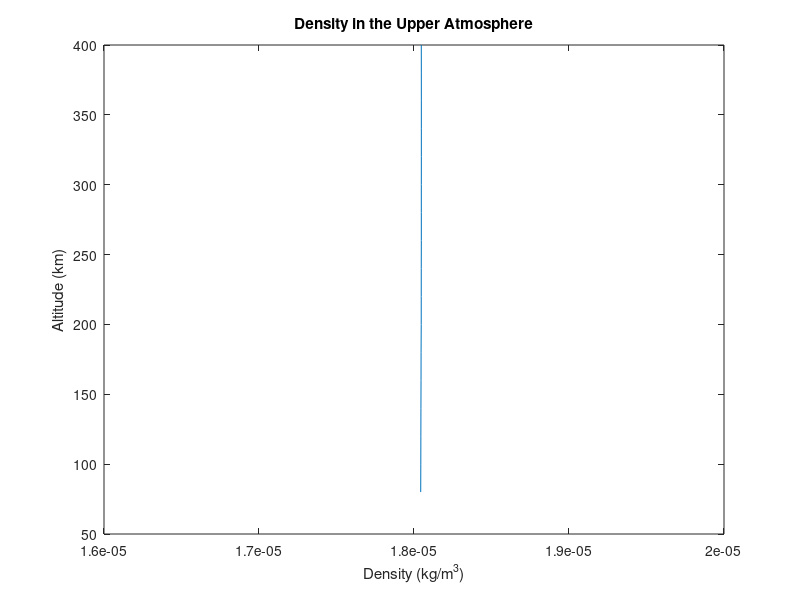
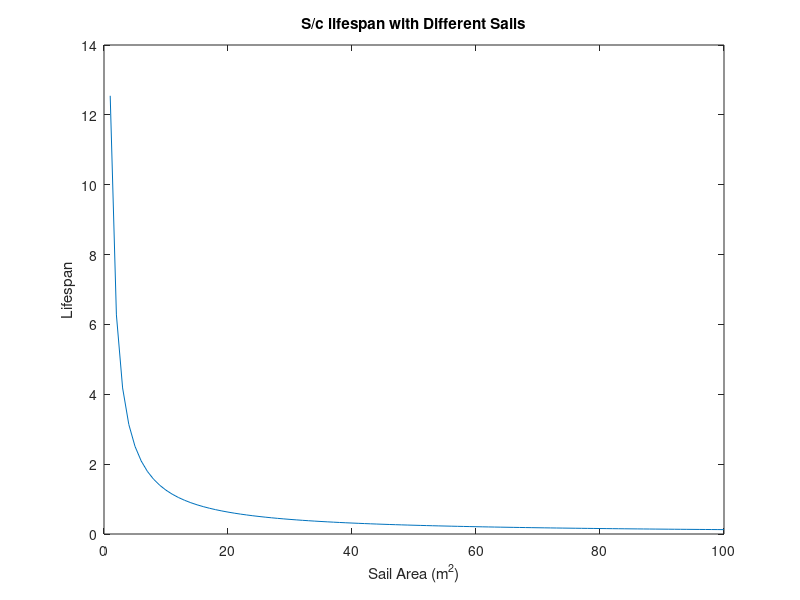

The MATLAB source for these figures, in order:
%% Midterm 1
% Spacecraft Environments
% Liam Hood
function Midterm1Q2()
clc; clear; close all;

AtmosphericTable = [ 80	0.021999025	0.024571135	3.22009E-20	4.11549E-20 ; ...
100	0.021546553	0.024570958	3.06282E-20	4.1155E-20 ; ...
120	0.020572841	0.024107455	2.72417E-20	3.95418E-20 ; ...
140	0.020151824	0.024107237	2.57837E-20	3.95419E-20 ; ...
160	0.02086041	0.025089884	2.82738E-20	4.29638E-20 ; ...
180	0.020421949	0.025089881	2.67765E-20	4.29638E-20 ; ...
200	0.022634086	0.026635973	3.4598E-20	4.83512E-20 ; ...
220	0.021613262	0.025956358	3.11248E-20	4.59902E-20 ; ...
240	0.021135058	0.025173841	2.95466E-20	4.32741E-20 ; ...
260	0.021875748	0.025149913	3.2131E-20	4.31986E-20 ; ...
280	0.020375056	0.024860903	2.70977E-20	4.22018E-20; ...
300	0.018972346	0.024833729	2.24304E-20	4.21212E-20; ...
320	0.018104496	0.02542809	1.97679E-20	4.42149E-20; ...
340	0.017154812	0.025014337	1.70363E-20	4.27978E-20; ...
360	0.016438595	0.024711836	1.60011E-20	4.17767E-20; ...
380	0.01553743	0.024121928	1.40283E-20	3.97589E-20; ...
400	0.014143682	0.02359261	1.3322E-20	3.79628E-20; ...
420	0.01066863	0.022535034	1.24689E-20	3.43184E-20; ...
440	0.007258539	0.021449041	1.06353E-20	3.05727E-20; ...
460	0.00432235	0.020404336	9.03802E-21	2.69659E-20; ...
480	0.00351503	0.019459819	8.28983E-21	2.37016E-20; ...
500	0.003010642	0.018651911	7.961E-21	2.09065E-20; ...
520	0.002177618	0.018116948	7.74687E-21	1.90794E-20; ...
540	0.001817642	0.017637395	7.79726E-21	1.74364E-20; ...
560	0.001737794	0.017266981	8.04958E-21	1.61774E-20; ...
580	0.001645458	0.017042738	8.47109E-21	1.54638E-20; ...
600	0.001588727	0.016836129	9.20218E-21	1.48111E-20 ] ;

AODensity = [ 200	1.00E+16	1.00E+16 ; ... 
220	6.00E+15	8.00E+15;...
240	3.00E+15	6.00E+15;...
260	1.00E+15	4.00E+15;...
280	7.00E+14	3.00E+15;...
300	5.00E+14	2.00E+15;...
320	3.00E+14	1.00E+15;...
340	2.00E+14	8.00E+14;...
360	1.00E+14	6.00E+14;...
380	7.00E+13	5.00E+14;...
400	3.00E+13	4.00E+14;...
420	8.00E+12	3.80E+14;...
440	3.00E+12	3.60E+14;...
460	1.00E+12	3.40E+14;...
480	7.00E+11	3.20E+14;...
500	5.00E+11	3.00E+14;...
520	2.00E+11	2.60E+14;...
540	9.00E+10	2.30E+14;...
560	6.00E+10	2.00E+14;...
580	3.00E+10	1.60E+14;...
600	1.00E+10	1.30E+14 ] ;

g = 9.81 ; % m*s^-2
R = 287 ; % J*mol^-1*K^-1
kB = 138e-23 ; % J/K
Na = 6.0221409e23 ; % avogadro's number
mu = 398600 ;
re = 6378 ;

h = AtmosphericTable( 1:17 , 1 ) ;
Mmin = AtmosphericTable( 1:17 , 2 ) ;
Mmax = AtmosphericTable( 1:17 , 3 ) ;
Mavg = ( Mmin + Mmax ) ./ 2 ;

%% 2
% a 
n = 1e2 ;
p0 = 1 ; % avg pressure [Pa] at 80km
T0 = 273.15 - 80 ; %avg temp [K] at 80 km
L = 3 ; % [K/km]
p = p0.*( 1 + (L/T0).*h ).^((Mavg.*g)./(R.*L)) ;
T = T0 + L/h ;
for ii = 1:length(h)
    rho(ii) = p(ii)/(R*T(ii)) ;
end
figure
plot( rho , h ) 
title( 'Density in the Upper Atmosphere' ) 
xlabel( 'Density (kg/m^3)' )
ylabel( 'Altitude (km)' )

% b
a = 400 + re ;
m = 80 ;
A = 1 ;
Cd = 2.2 ;
time = 0 ;
ii = 1 ;
while a(ii) > ( 80 + re )
    adot(ii) = -((rho(ii)*A*Cd)/m)*((mu*a(ii))^.5)*(1e3) ;
    Life(ii) = -20/adot(ii) ;
    time(ii+1) = sum(Life) ;
    a(ii+1) = a(ii) - 20 ;
    ii = ii + 1 ;
end
disp([ 'c. The time to de-orbit is ' , num2str(time(ii)) ])

% c
m = 80 ;
A = linspace( 1 , 100 , 100 );
Cd = 2.2 ;
time = 0 ;
for jj = 1:100 
    a = 400 + re ;
    ii = 1 ;
    while a(ii) > ( 80 + re )
        adot(ii,jj) = -((rho(ii)*A(jj)*Cd)/m)*((mu*a(ii))^.5)*(1e3) ;
        Life(ii) = -20/adot(ii,jj) ;
        time(jj) = sum(Life) ;
        a(ii+1) = a(ii) - 20 ;
        ii = ii + 1 ;
    end
end
figure
plot( A , time )
title( 'S/c lifespan with Different Sails' )
xlabel( 'Sail Area (m^2)' )
ylabel( 'Lifespan' )
end
